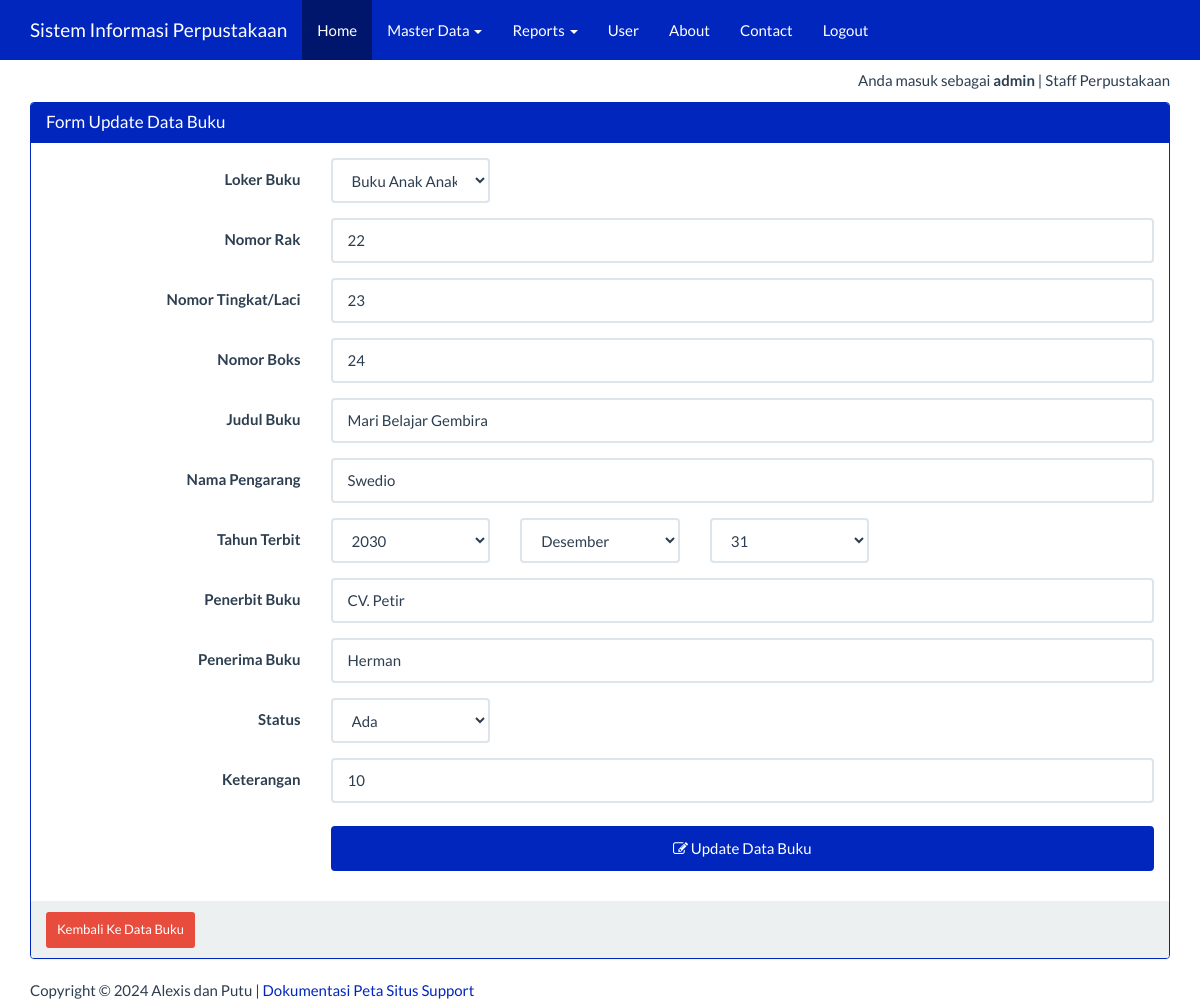
Page /index_admin.php?page=buku&actions=edit&id=20 (signed in) on the committed database.
### tables this page shows
CREATE TABLE IF NOT EXISTS `buku` (
  `id` int(5) NOT NULL AUTO_INCREMENT,
  `loker_buku` varchar(25) NOT NULL,
  `no_rak` int(5) NOT NULL,
  `no_laci` int(5) NOT NULL,
  `no_boks` int(5) NOT NULL,
  `judul_buku` varchar(100) NOT NULL,
  `nama_pengarang` varchar(100) NOT NULL,
  `tahun_terbit` date NOT NULL,
  `penerima` varchar(50) NOT NULL,
  `penerbit` varchar(50) NOT NULL,
  `status` varchar(25) NOT NULL,
  `keterangan` varchar(100) NOT NULL,
  PRIMARY KEY (`id`)
);

### views/buku_edit.php (the view, shortened to what this page needs)
<?php
$id=$_GET['id'];
$ambil=  mysqli_query($koneksi, "SELECT * FROM buku WHERE id ='$id'") or die ("SQL Edit error");
$data= mysqli_fetch_array($ambil);
?>
<div class="container">
    <div class="row">
        <div class="col-xs-12">
            <div class="panel panel-success">
                <div class="panel-heading">
                    <h3 class="panel-title">Form Update Data Buku</h3>
                </div>
                <div class="panel-body">
                    <form class="form-horizontal" action="" method="post">
                        <div class="form-group">
                            <label for="loker_buku" class="col-sm-3 control-label">Loker Buku</label>
                            <div class="col-sm-2 col-xs-9">
                                <select name="loker_buku" class="form-control">
                                    <option value="Buku Anak Anak">Buku Anak Anak</option>
                                </select>
                            </div>
                        </div>
                        <div class="form-group">
                            <label for="noRak" class="col-sm-3 control-label">Nomor Rak</label>
                            <div class="col-sm-9">
                                <input type="text" name="noRak" value="<?=$data['no_rak']?>"class="form-control" id="inputEmail3" placeholder="Nomor Rak/Lemari">
                            </div>
                        </div>
						<div class="form-group">
                            <label for="noLaci" class="col-sm-3 control-label">Nomor Tingkat/Laci</label>
                            <div class="col-sm-9">
                                <input type="text" name="noLaci" value="<?=$data['no_laci']?>"class="form-control" id="inputEmail3" placeholder="Nomor Tingkat/Laci">
                            </div>
                        </div>
						<div class="form-group">
                            <label for="noBoks" class="col-sm-3 control-label">Nomor Boks</label>
                            <div class="col-sm-9">
                                <input type="text" name="noBoks" value="<?=$data['no_boks']?>"class="form-control" id="inputEmail3" placeholder="Nomor Boks">
                            </div>
                        </div>
						<div class="form-group">
                            <label for="judul_buku" class="col-sm-3 control-label">Judul Buku</label>
                            <div class="col-sm-9">
                                <input type="text" name="judul_buku" value="<?=$data['judul_buku']?>"class="form-control" id="inputEmail3" placeholder="Judul Buku">
                            </div>
                        </div>
							<div class="form-group">
                            <label for="napengarang" class="col-sm-3 control-label">Nama Pengarang</label>
                            <div class="col-sm-9">
                                <input type="text" name="napengarang" value="<?=$data['nama_pengarang']?>"class="form-control" id="inputEmail3" placeholder="Nama Pengarang" >
                            </div>
                        </div>
                        <div class="form-group">
                            <label class="col-sm-3 control-label">Tahun Terbit</label>
                            <div class="col-sm-2 col-xs-9">
                                <select name="tahun" class="form-control">
                                    <?php for($i=2030;$i>1980;$i--) {?>
                                    <option value="<?=$i?>"> <?=$i?> </option>
                                    <?php }?>
                                </select>
                            </div>
                            <div class="col-sm-2 col-xs-9">
                                <select name="bulan" class="form-control">
                                    <?php
                                    $bulan=  array("","Januari","Februari","Maret","April","Mei","Juni","Juli","Agustus","September","Oktober","November","Desember");
                                    for($j=12;$j>0;$j--) {?>
                                    <option value="<?=$j?>"> <?=$bulan[$j]?> </option>
                                    <?php }?>
                                </select>
                            </div>
                            <div class="col-sm-2 col-xs-9">
                                <select name="tanggal" class="form-control">
                                    <?php for($k=31;$k>0;$k--) {?>
                                    <option value="<?=$k?>"> <?=$k?> </option>
                                    <?php }?>
                                </select>
                            </div>
                        </div>
                        <div class="form-group">
                            <label for="penerbit" class="col-sm-3 control-label">Penerbit Buku</label>
                            <div class="col-sm-9">
                                <input type="text" name="penerbit" value="<?=$data['penerbit']?>" class="form-control" id="inputPassword3" placeholder="Penerbit Buku">
                            </div>
                        </div>
                        <div class="form-group">
                            <label for="penerima" class="col-sm-3 control-label">Penerima Buku</label>
                            <div class="col-sm-9">
                                <input type="text" name="penerima" value="<?=$data['penerima']?>" class="form-control" id="inputPassword3" placeholder="Staff Penerima Buku">
                            </div>
                        </div>
                        <div class="form-group">
                            <label for="status" class="col-sm-3 control-label">Status</label>
                            <div class="col-sm-2 col-xs-9">
								<select name="status" class="form-control">
									<option value="Ada">Ada</option>
								</select>
                            </div>
                        </div>
                        <div class="form-group">
                            <label for="ket" class="col-sm-3 control-label">Keterangan</label>
                            <div class="col-sm-9">
                                <input type="text" name="ket" value="<?=$data['keterangan']?>" class="form-control" id="inputPassword3" placeholder="Keterangan">
                            </div>
                        </div>
                        <div class="form-group">
                            <div class="col-sm-offset-3 col-sm-9">
                                <button type="submit" class="btn btn-success">
                                    <span class="fa fa-edit"></span> Update Data Buku</button>
                            </div>
                        </div>
                    </form>
                </div>
                <div class="panel-footer">
                    <a href="?page=buku&actions=tampil" class="btn btn-danger btn-sm">
                        Kembali Ke Data Buku
                    </a>
                </div>
            </div>
        </div>
    </div>
</div>

### index_admin.php (style rules this page uses)
body { margin-top:70px; }
button { background-color: #4CAF50; color: white; padding: 14px 20px; margin: 8px 0; border: none; cursor: pointer; width: 100%; }

### rows in the picture
buku: noRak "22", noLaci "23", noBoks "24", judul_buku "Mari Belajar Gembira", napengarang "Swedio", penerbit "CV. Petir", penerima "Herman", ket "10"

### other values in the picture
$_SESSION['username'] "admin"
$_SESSION['ket'] "Staff Perpustakaan"
form field tahun "2030"
form field bulan "Desember"
form field tanggal "31"
